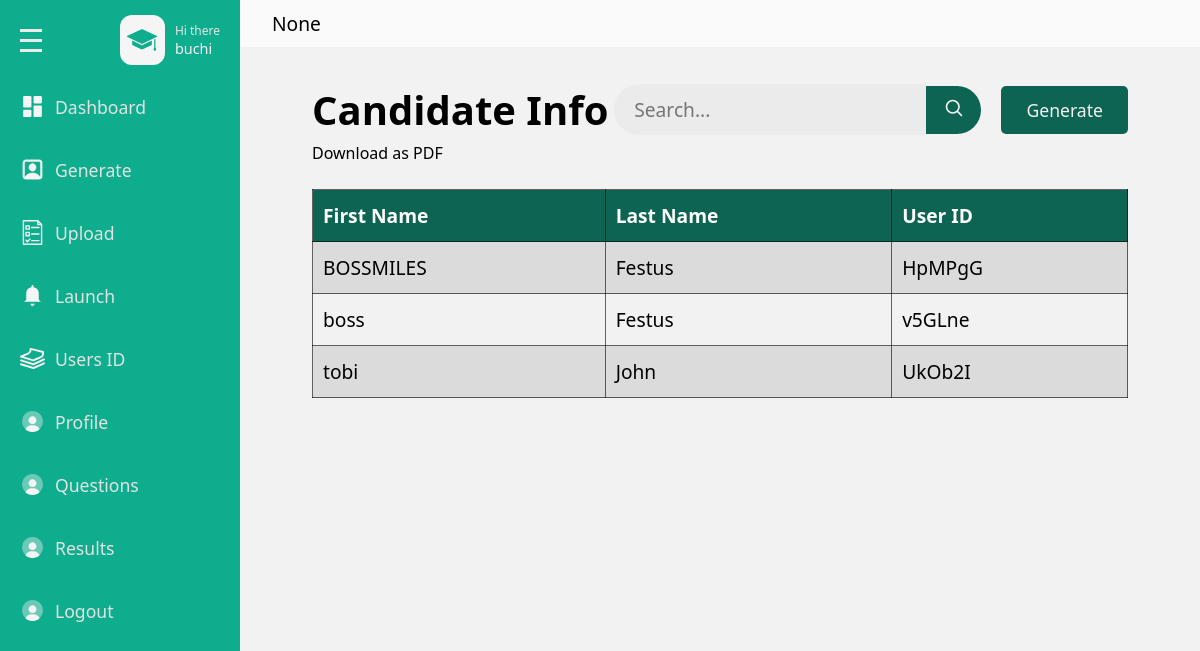
Page /admins/user (signed in) on the earlier database version.
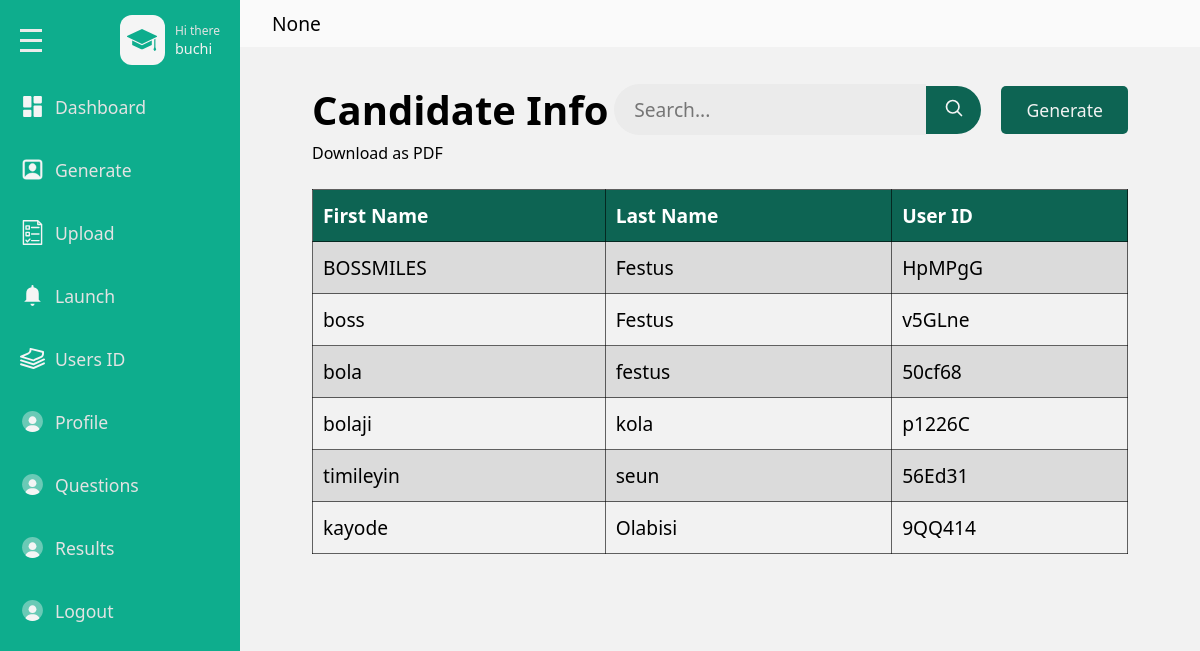
Same page on the later database version.
### base/models.py (models this page shows, shortened)
class Userprofile(models.Model):
    user = models.ForeignKey(User, on_delete=models.CASCADE)
    subject = models.ForeignKey(Subject, null=True, blank=True, on_delete=models.SET_NULL)
    number_of_questions = models.IntegerField(null=True, blank=True)

class User(AbstractUser):
   school_name =models.CharField(max_length=500,null=True)
   recovery_code = models.CharField(max_length=100,null=True)

class UserID(models.Model):
    user = models.OneToOneField(User, on_delete=models.CASCADE)
    generated_id = models.CharField(max_length=100, unique=True)

### admins/views.py (the view)
# urls.py: path('user',views.user,name='user'),
def user(request):
    userprofile = get_object_or_404(Userprofile,user=request.user)
    user_id = UserID.objects.all()[:10]
    context = {
        'userprofile':userprofile,
        "user_id":user_id
    }
    return render(request, 'admins/userget.html',context)

### base/templates/admins/userget.html (shortened to what this page needs)
{% load static %}
<!DOCTYPE html>
<html lang="en">
<head>
    <link rel = "stylesheet" href = "{% static 'css/style.css' %}"/>
</head>
<body>
    <div class = "page">
        <div class = "wrapper">
            <div class = "main-sidebar">
                <div class = "menu">
                    <div class= "menu-head flex-between">
                        <div class="hamburger flex-column">
                            <span></span>
                            <span></span>
                            <span></span>
                        </div>
                        <div class = "menu-head-content flex gp-10">
                            <div class = "scholar-icon-div flex-center">
                                <!DOCTYPE svg PUBLIC "-//W3C//DTD SVG 1.1//EN" "http://www.w3.org/Graphics/SVG/1.1/DTD/svg11.dtd">
                            </div>
                            <div class = "text-content-div flex-column">
                                <span class = "sub-text">Hi there</span>
                                <span class = "text">{{userprofile.user.username}}</span>
                            </div>
                        </div>
                    </div>
                    <div class= "menu-content flex-column ">
                        <a href = "{% url 'admins:dashboard' %}" class = "menu-item">
                            <div class="menu-wrapper flex gp-10">
                                <!DOCTYPE svg PUBLIC "-//W3C//DTD SVG 1.1//EN" "http://www.w3.org/Graphics/SVG/1.1/DTD/svg11.dtd">
                                <span>Dashboard</span>
                            </div>
                        </a>
                        <a href = "{% url 'admins:userid' %}" class = "menu-item">
                            <div class="menu-wrapper flex gp-10">
                                <!DOCTYPE svg PUBLIC "-//W3C//DTD SVG 1.1//EN" "http://www.w3.org/Graphics/SVG/1.1/DTD/svg11.dtd">
                                <span>Generate</span>
                            </div>
                        </a>
                        <a href = "{% url 'admins:upload' %}" class = "menu-item">
                            <div class="menu-wrapper flex gp-10">
                                <!DOCTYPE svg PUBLIC "-//W3C//DTD SVG 1.1//EN" "http://www.w3.org/Graphics/SVG/1.1/DTD/svg11.dtd">
                                <span>Upload</span>
                            </div>
                        </a>
                        <a href = "{% url 'admins:launch' %}" class = "menu-item">
                            <div class="menu-wrapper flex gp-10">
                                <!DOCTYPE svg PUBLIC "-//W3C//DTD SVG 1.1//EN" "http://www.w3.org/Graphics/SVG/1.1/DTD/svg11.dtd">
                                <span>Launch</span>
                            </div>
                        </a>
                        <a href = "{% url 'admins:user' %}" class = "menu-item">
                            <div class="menu-wrapper flex gp-10">
                                <!DOCTYPE svg PUBLIC "-//W3C//DTD SVG 1.1//EN" "http://www.w3.org/Graphics/SVG/1.1/DTD/svg11.dtd">
                                <span>Users ID</span>
                            </div>
                        </a>
                        <a href = "#" class = "menu-item">
                            <div class="menu-wrapper flex gp-10">
                                <!DOCTYPE svg PUBLIC "-//W3C//DTD SVG 1.1//EN" "http://www.w3.org/Graphics/SVG/1.1/DTD/svg11.dtd">
                                <span>Profile</span>
                            </div>
                        </a>
                        <a href = "#" class = "menu-item">
                            <div class="menu-wrapper flex gp-10">
                                <!DOCTYPE svg PUBLIC "-//W3C//DTD SVG 1.1//EN" "http://www.w3.org/Graphics/SVG/1.1/DTD/svg11.dtd">
                                <span>Questions</span>
                            </div>
                        </a>
                        <a href = "#" class = "menu-item">
                            <div class="menu-wrapper flex gp-10">
                                <!DOCTYPE svg PUBLIC "-//W3C//DTD SVG 1.1//EN" "http://www.w3.org/Graphics/SVG/1.1/DTD/svg11.dtd">
                                <span>Results</span>
                            </div>
                        </a>
                        <a class = "menu-item" href = "{% url 'admins:logout' %}">
                            <div class="menu-wrapper flex gp-10">
                                <!DOCTYPE svg PUBLIC "-//W3C//DTD SVG 1.1//EN" "http://www.w3.org/Graphics/SVG/1.1/DTD/svg11.dtd">
                                <span>Logout</span>
                            </div>
                        </a>
                    </div>
                </div>
            </div>
            <div class = "main-content">
                <div class="main-content-header flex">
                    <span>{{userprofile.user.school_name}}</span>
                </div>
    <div class="user-get-container">
        <div class="candidate-info flex-between">
            <h2>Candidate Info</h2>
            <form method= "get" action="{% url 'admins:search' %}" class = "user-search-form flex">
                <input required type = "text" placeholder="Search..." name = "query" class = "user-search-input"/>
                <button class ="user-search-btn">
                </button>
            </form>
            <a href="{% url 'admins:userid' %}"> <button class="generate-btn">Generate</button></a>
        </div>
        <table class="user-get-table">
            <thead class="thead">
                <tr>
                    <th scope="col">First Name</th>
                    <th scope="col">Last Name</th>
                    <th scope="col">User ID</th>
                </tr>
            </thead>
            <tbody>
                {% for user_id in user_id %}
                <tr>
                    <td>{{user_id.user.username}}</td>
                    <td>{{user_id.user.last_name}}</td>
                    <td>{{user_id.generated_id}}</td>
                </tr>
                {% endfor %}
            </tbody>
            <a href="{% url 'admins:export_user_data_to_pdf' %}">Download as PDF</a>
    </div>
            </div>
        </div>
    </div>
</body>
</html>

### base/static/css/style.css (style rules this page uses)
* { box-sizing: border-box; }
:root { --page-clr : #9ddcd1; --main-sidebar-clr : #0ead8d; --main-sb-hv-clr : #0d6453; --head-text-clr : #63c9b5; --q-selected-btn-clr : #15a987; --block-clr : hsl(0, 0%, 98%); --border-rd: 10px; --border-rd-in: 50px; --font-family : system-ui, -apple-system, BlinkMacSystemFont, 'Segoe UI', Roboto, Oxygen, Ubuntu, Cantarell, 'Open Sans', 'Helvetica Neue', sans-serif; }
body { margin: 0; padding: 0; font-family: var(--font-family); }
button, input { border : none; outline : none; font-family: var(--font-family); }
button { cursor: pointer; }
h2,h3,h4,p { margin :5px 0; }
a { text-decoration: none; color : black; }
svg { width : 20px; height : 20px; }
.flex { display: flex; align-items: center; }
.flex-center { display: flex; align-items: center; justify-content: center; }
.flex-column { display: flex; flex-direction: column; justify-content: center; }
.flex-between { display: flex; justify-content: space-between; }
.gp-10 { gap : 10px; }
.page { background-color: var(--page-clr); min-height : 100vh; }
.wrapper { display : flex; min-height : 100vh; }
.main-sidebar { width : 20%; background-color: var(--main-sidebar-clr); }
.main-content { width : 80%; background-color: hsl(0, 0%, 95%); position : relative; }
.menu { padding-top : 15px; }
.menu-head { padding-inline : 20px; padding-bottom: 15px; }
.menu-head.flex-between { align-items: center; }
.hamburger { height: 40px; align-items: flex-start; justify-content: center; gap : 7px; }
.hamburger span { width : 22px; height : 3px; background-color : hsl(0, 0%, 92%) }
.scholar-icon-div { width : 45px; height : 50px; border-radius: 12px; background-color: hsl(0, 0%, 96%); }
.scholar-icon-div svg { width : 30px; height : 30px; }
.text-content-div .sub-text { font-size : 1vw; color : hsl(0, 0%, 89%); }
.text-content-div .text { color :hsl(0, 0%, 95%); font-weight : 500; font-size: 1.2vw; }
.menu-content { padding : 10px 0px 15px; height: 550px; overflow-y: auto; }
.menu-content.flex-column { gap : 30px; justify-content: flex-start; }
.menu-item { padding-inline : 13px; }
.menu-wrapper { padding : 4px 7px; cursor: pointer; border-radius: 3px; }
.menu-item svg { width : 25px; height : 25px; }
.menu-item span { color : hsl(0, 0%, 89%); font-size : 1.1rem; font-weight: 400; }
.main-content-header { padding : 10px 12px; background-color: var(--block-clr); min-height: 40px; }
.main-content-header span { margin-left: 20px; font-size : 1.2rem; font-weight: 500; }
.user-get-container { width: 85%; margin-inline: auto; margin-top : 30px; }
.user-get-table { border-collapse: collapse; font-size: 1.2rem; width : 100%; margin-top : 25px; }
.user-get-table .thead th { background-color: var(--main-sb-hv-clr); border : 1px solid rgba(0,0,0,.6); padding : 12px 10px; text-align: left; color: white; }
.user-get-table tbody td { border : 1px solid rgba(0,0,0,.6);; padding: 12px 10px; }
.user-get-table tbody tr:nth-child(odd) { background-color: hsl(0, 0%, 86%); }
.candidate-info.flex-between { align-items: center; }
.candidate-info h2 { font-size: 2.5rem; }
.candidate-info .generate-btn { padding: 12px 25px; background-color: var(--main-sb-hv-clr); color : hsl(0, 0%, 95%); border-radius: 5px; font-size: 1.1rem; }
.user-search-form { margin-left : auto; margin-right : 20px; width : 45%; }
.user-search-input { width : 85%; padding : 12px 10px 12px 20px; background-color: hsl(0, 0%, 92%); font-size: 1.2rem; border-top-left-radius: var(--border-rd-in); border-bottom-left-radius: var(--border-rd-in); }
.user-search-btn { padding : 12px 10px; background-color: var(--main-sb-hv-clr); color : hsl(0, 0%, 96%); width : 15%; border-top-right-radius: var(--border-rd-in); border-bottom-right-radius: var(--border-rd-in); }

Differences in the rows shown:
removed UserID: user.username "tobi", user.last_name "John", generated_id "UkOb2I"
added UserID: user.username "bola", user.last_name "festus", generated_id "50cf68"
added UserID: user.username "bolaji", user.last_name "kola", generated_id "p1226C"
added UserID: user.username "timileyin", user.last_name "seun", generated_id "56Ed31"
added UserID: user.username "kayode", user.last_name "Olabisi", generated_id "9QQ414"
